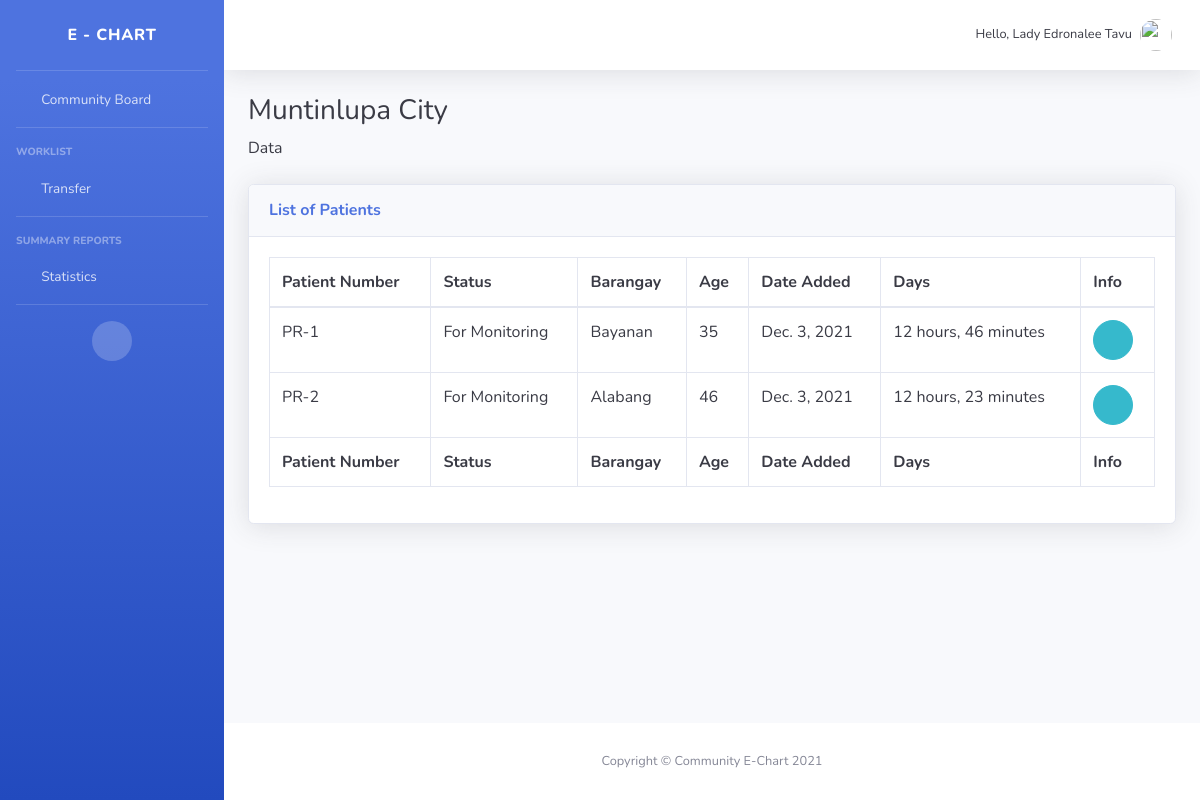
/monitor/ (signed in), run on the app's committed database.
### account/models.py (models this page shows, shortened)
class Account(AbstractBaseUser, PermissionsMixin):
    email = models.EmailField(verbose_name="email", max_length=60, unique=True)
    date_joined = models.DateTimeField(verbose_name="date joined", auto_now_add=True)
    last_login = models.DateTimeField(verbose_name="last login", auto_now_add=True)
    is_admin = models.BooleanField(default=False)
    is_active = models.BooleanField(default=True)
    is_staff = models.BooleanField(default=False)
    is_superuser = models.BooleanField(default=False)
    firstname = models.CharField(max_length=200, null=True, verbose_name="first name")
    lastname = models.CharField(max_length=200, null=True, verbose_name="last name")
    address = models.CharField(max_length=200, null=True)
    barangay = models.CharField(max_length=200, null=True)
    city = models.CharField(max_length=200, null=True)
    birthdate = models.DateField(verbose_name="birth date", blank=True)
    age = models.CharField(max_length=200, null=True, blank=True)
    gender = models.CharField(max_length=200, null=True, choices=(
                ('Male', 'Male'),
                ('Female', 'Female'),
    ))
    contactnumber = models.CharField(max_length=200, null=True, verbose_name="contact number")
    licensenumber = models.CharField(verbose_name = "license number", max_length=200, null=True)
    licenseexpiry = models.DateField(verbose_name= "license expiry", null=True)
    licensepic = models.ImageField(verbose_name= "license picture", null = True, blank=True, upload_to = "pic_uploads/")
    specialization = models.CharField(max_length=200, null=True, choices=(
                    ('General Practitioner', 'General Practitioner'),
                    ('Family Medicine', 'Family Medicine'),
    ))
    schedule = models.CharField(max_length=200, null=True, blank=True)
    employeenumber = models.CharField(verbose_name = "employee number", max_length=200, null=True)
    USERNAME_FIELD = 'email'
    REQUIRED_FIELDS = ['firstname', 'lastname', 'address', 'barangay', 'city', 'licensenumber', 'licenseexpiry', 'birthdate', 'age', 'gender', 'licensepic',
    'contactnumber', 'specialization', 'schedule']
    objects = MyAccountManager()
    def getFullName(self):
        return str(self.firstname + " " + self.lastname).title()
    def is_Doctor(self):
        return self.groups.filter(name="Doctors").exists()
    def is_LGU(self):
        return self.groups.filter(name="LGU Employees").exists()

### chart/models.py (models this page shows, shortened)
class Patient(models.Model):
    GENDER = (
                ('Male', 'Male'),
                ('Female', 'Female'),
    )
    BARANGAY = (
                    ('Alabang', 'Alabang'),
                    ('Ayala-Alabang', 'Ayala-Alabang'),
                    ('Bayanan', 'Bayanan'),
                    ('Buli', 'Buli'),
                    ('Cupang', 'Cupang'),
                    ('Poblacion', 'Poblacion'),
                    ('Putatan', 'Putatan'),
                    ('Sucat', 'Sucat'),
                    ('Tunasan', 'Tunasan'),
    )
    CITY = (
                ('Muntinlupa', 'Muntinlupa'),
    )
    FIRSTDOSE = (
                    ('Yes', 'Yes'),
                    ('No', 'No'),
    )
    SECONDDOSE = (
                    ('Yes', 'Yes'),
                    ('No', 'No'),
    )
    TELEMEDICINE = (
                        ('TelAventusMD', 'TelAventusMD'),
                        ('SeeYouDoc', 'SeeYouDoc'),
                        ('MedCheck', 'MedCheck'),
                        ('TeliMed', 'TeliMed'),
                        ('KonsultaMD', 'KonsultaMD'),
                        ('CloudPx', 'CloudPx'),
                        ('HealthNow', 'HealthNow'),
    )
    ANTIGENRESULT = (
                    ('Positive', 'Positive'),
                    ('Negative', 'Negative'),
    )
    RTPCRRESULT = (
                    ('Positive', 'Positive'),
                    ('Negative', 'Negative'),
    )
    XRAY = (
                    ('Chest Xray', 'Chest Xray'),
                    ('Film Array', 'Film Array'),
    )
    STATUS = (
                    ('For Monitoring', 'For Monitoring'),
                    ('For Referral', 'For Referral'),
                    ('For Transfer', 'For Transfer')
    )
    VACCINE = (
                    ('None', 'None'),
                    ('CoronaVac (Sinovac)', 'CoronaVac (Sinovac)'),
                    ('Gamaleya Sputnik V', 'Gamaleya Sputnik V'),
                    ('Johnson and Johnson\'s Janssen', 'Johnson and Johnson\'s Janssen'),
                    ('Bharat BioTech', 'Bharat BioTech'),
                    ('Moderna', 'Moderna'),
                    ('Sinopharm', 'Sinopharm')
    )
    name = models.CharField(max_length=200, null=True)
    age = models.CharField(max_length=200, null=True)
    gender = models.CharField(max_length=200, null=True, choices=GENDER)
    address = models.CharField(max_length=200, null=True)
    barangay = models.CharField(max_length=200, null=True, choices=BARANGAY)
    city = models.CharField(max_length=200, null=True, choices=CITY)
    numchild = models.CharField(max_length=200, null=True, blank=True)
    namechild = models.CharField(max_length=200, null=True, blank=True)
    contactnumber = models.CharField(max_length=200, null=True)
    email = models.CharField(max_length=200, null=True)
    vaccine = models.CharField(max_length=200, null=True, choices=VACCINE)
    firstdose = models.CharField(max_length=200, null=True, choices=FIRSTDOSE)
    seconddose = models.CharField(max_length=200, null=True, choices=SECONDDOSE)
    fdosedate = models.DateField(null=True, blank=True)
    sdosedate = models.DateField(null=True, blank=True)
    telemedicine = models.CharField(max_length=200, null=True, choices=TELEMEDICINE)
    antigenresult = models.CharField(max_length=200, null=True, choices=ANTIGENRESULT)
    antigendate = models.DateField(null=True)
    antigenfile = models.ImageField(verbose_name= "antigenfile", null = True, blank=True, upload_to = "pic_uploads/")
    rtpcrresult = models.CharField(max_length=200, null=True, choices=RTPCRRESULT)
    rtpcrdate = models.DateField(null=True)
    rtpcrfile = models.ImageField(verbose_name= "rtpcrfile", null = True, blank=True, upload_to = "pic_uploads/")
    xray = models.CharField(max_length=200, null=True, choices=XRAY)
    xraydate = models.DateField(null=True)
    xrayfile = models.ImageField(verbose_name= "xrayfile", null = True, blank=True, upload_to = "pic_uploads/")
    status = models.CharField(max_length=200, null=True, choices=STATUS)
    date_created = models.DateTimeField(auto_now_add=True, null=True)
    bmiheight = models.FloatField(max_length=200, null=True)
    bmiweight = models.FloatField(max_length=200, null=True)
    finalbmi = models.FloatField(max_length=200, null=True)
    QUESTION3 = (
                    ('Yes', 'Yes'),
                    ('No', 'No'),
    )
    QUESTION4 = (
                    ('Yes', 'Yes'),
                    ('No', 'No'),
    )
    startdate = models.DateField(null=True)
    lastdate = models.DateField(null=True)
    question3 = models.CharField(max_length=200, null=True, choices=QUESTION3)
    question4 = models.CharField(max_length=200, null=True, choices=QUESTION4)
    question5 = models.CharField(max_length=200, null=True)
    @property
    def is_recent(self):
        return (self.date_created + timedelta(days=14)) > datetime.today()

### chart/views.py (the view)
# urls.py: path('monitor/', views.monitor, name="monitor"),
@login_required(login_url='login')
def monitor(request):
    patients = Patient.objects.filter(status='For Monitoring')
    return render(request, 'chart/monitor.html', {'patients':patients})

### chart/templates/chart/monitor.html
{% extends 'chart/navbar.html' %}
{% load static %}
{% block content %}
                    <h1 class="h3 mb-2 text-gray-900">Muntinlupa City</h1>
                    <p class="mb-4 text-gray-900">Data</p>
                    <div class="card shadow mb-4">
                        <div class="card-header py-3">
                            <h6 class="m-0 font-weight-bold text-primary">List of Patients</h6>
                        </div>
                        <div class="card-body">
                            <div class="table-responsive">
                                <table class="table table-bordered text-gray-900" id="dataTable" width="100%" cellspacing="0">
                                    <thead>
                                        <tr>
                                            <th>Patient Number</th>
                                            <th>Status</th>
                                            <th>Barangay</th>
                                            <th>Age</th>
                                            <th>Date Added</th>
                                            <th>Days</th>
                                            <th>Info</th>
                                        </tr>
                                    </thead>
                                    <tfoot>
                                        <tr>
                                            <th>Patient Number</th>
                                            <th>Status</th>
                                            <th>Barangay</th>
                                            <th>Age</th>
                                            <th>Date Added</th>
                                            <th>Days</th>
                                            <th>Info</th>
                                        </tr>
                                    </tfoot>
                                    <tbody>
                                        {% for i in patients %}
                                            {% if i.is_recent %}
                                                <tr>
                                                    <td>PR-{{i.id}}</td>
                                                    <td>{{i.status}}</td>
                                                    <td>{{i.barangay}}</td>
                                                    <td>{{i.age}}</td>
                                                    <td>{{i.date_created.date}}</td>
                                                    <td>{{i.date_created|timesince}}</td>
                                                    <td><a href="{% url 'patientinfo' i.id %}" class="btn btn-info btn-circle"><i class="fas fa-info-circle"></i></a></td>
                                                </tr>
                                            {% endif %}
                                        {% endfor %}
                                    </tbody>
                                </table>
                            </div>
                        </div>
                    </div>
{% endblock content %}

### chart/templates/chart/navbar.html (shortened to what this page needs)
{% load static %}
<!DOCTYPE html>
<html lang="en">
<head>
    <link href="{% static 'vendor/fontawesome-free/css/all.min.css' %}" rel="stylesheet" type="text/css">
    <link href="{% static 'css/sb-admin-2.min.css' %}" rel="stylesheet">
    <link href="{% static 'vendor/datatables/dataTables.bootstrap4.min.css' %}" rel="stylesheet">
</head>
<body id="page-top">
    <div id="wrapper">
        <ul class="navbar-nav bg-gradient-primary sidebar sidebar-dark accordion" id="accordionSidebar">
            <a class="sidebar-brand d-flex align-items-center justify-content-center" href="#">
                <div class="sidebar-brand-text mx-3">E - Chart</div>
            </a>
            <hr class="sidebar-divider my-0">
            <li class="nav-item {% if request.resolver_match.view_name == 'communityboard' %}active{% endif %}">
                <a class="nav-link" href="{% url 'communityboard' %}">
                    <i class="fas fa-fw fa-tachometer-alt"></i>
                    <span>Community Board</span></a>
            </li>
            <hr class="sidebar-divider">
            <div class="sidebar-heading">
                Worklist
            </div>
            <li class="nav-item {% if request.resolver_match.view_name == 'transfer' %}active{% endif %}">
                <a class="nav-link" href="{% url 'transfer' %}">
                    <i class="fas fa-fw fa-cog"></i>
                    <span>Transfer</span></a>
            </li>
            <hr class="sidebar-divider">
            <div class="sidebar-heading">
                Summary Reports
            </div>
            <li class="nav-item {% if request.resolver_match.view_name == 'statistics' %}active{% endif %}">
                <a class="nav-link" href="{% url 'statistics' %}">
                    <i class="fas fa-fw fa-chart-area"></i>
                    <span>Statistics</span></a>
            </li>
            <hr class="sidebar-divider d-none d-md-block">
            <div class="text-center d-none d-md-inline">
                <button class="rounded-circle border-0" id="sidebarToggle"></button>
            </div>
        </ul>
        <div id="content-wrapper" class="d-flex flex-column">
            <div id="content">
                <nav class="navbar navbar-expand navbar-light bg-white topbar mb-4 static-top shadow">
                    <ul class="navbar-nav ml-auto">
                        <li class="nav-item dropdown no-arrow">
                            <a class="nav-link dropdown-toggle" href="#" id="userDropdown" role="button"
                                data-toggle="dropdown" aria-haspopup="true" aria-expanded="false">
                                <span class="mr-2 d-none d-lg-inline text-gray-900 small">Hello, {{request.user.getFullName|title}}</span>
                                <img class="img-profile rounded-circle"
                                    src="{% static '/images/undraw_profile.svg' %}">
                            </a>
                        </li>
                    </ul>
                </nav>
                <div class="container-fluid">
                    {% block content %}
                    {% endblock content %}
                </div>
            </div>
            <footer class="sticky-footer bg-white">
                <div class="container my-auto">
                    <div class="copyright text-center my-auto">
                        <span>Copyright &copy; Community E-Chart 2021</span>
                    </div>
                </div>
            </footer>
        </div>
    </div>
</body>
</html>

### data on the page
Account: user.getFullName "Lady Edronalee Tavu"
Patient: id "1", status "For Monitoring", barangay "Bayanan", age "35", date_created "Dec. 3, 2021", date_created "12 hours, 46 minutes"
Patient: id "2", status "For Monitoring", barangay "Alabang", age "46", date_created "Dec. 3, 2021", date_created "12 hours, 23 minutes"
